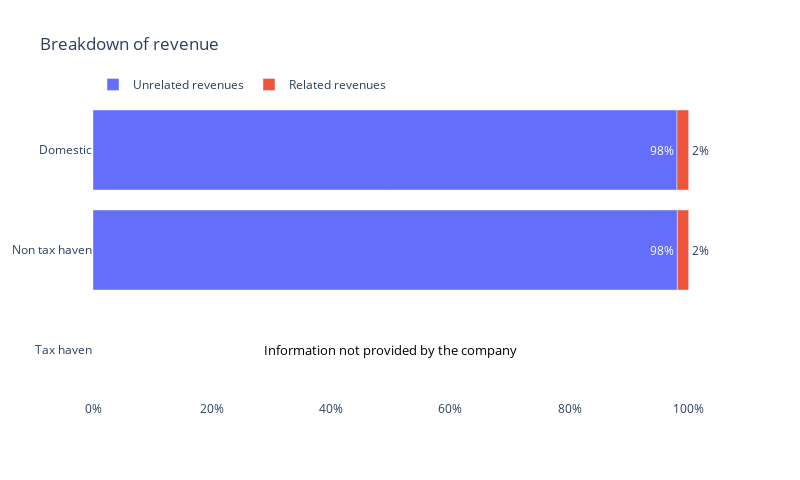

Here is the notebook cell this chart was saved with:
### Code cell
display_related_and_unrelated_revenues_breakdown(df=df, company=company, year=year)

### Figure 1 — Plotly figure (JSON) as saved in the notebook; plotly's stock layout.template omitted (floating-point values rounded to 4 significant figures)
{"data": [{"alignmentgroup": "True", "hovertemplate": "%{y}: %{x}", "legendgroup": "Unrelated revenues", "marker": {"color": "#636efa", "pattern": {"shape": ""}}, "name": "Unrelated revenues", "offsetgroup": "Unrelated revenues", "orientation": "h", "showlegend": true, "textangle": 0, "textposition": ["inside", "inside", "inside"], "texttemplate": "%{x:.0%}", "type": "bar", "x": [null, 0.981, 0.9804], "xaxis": "x", "y": ["Tax haven", "Non tax haven", "Domestic"], "yaxis": "y"}, {"alignmentgroup": "True", "hovertemplate": "%{y}: %{x}", "legendgroup": "Related revenues", "marker": {"color": "#EF553B", "pattern": {"shape": ""}}, "name": "Related revenues", "offsetgroup": "Related revenues", "orientation": "h", "showlegend": true, "textangle": 0, "textposition": ["inside", "outside", "outside"], "texttemplate": "%{x:.0%}", "type": "bar", "x": [null, 0.01899, 0.01961], "xaxis": "x", "y": ["Tax haven", "Non tax haven", "Domestic"], "yaxis": "y"}], "layout": {"annotations": [{"font": {"color": "black", "size": 13}, "showarrow": false, "text": "Information not provided by the company", "x": 0.5, "y": "Tax haven"}], "barmode": "relative", "height": 480, "legend": {"orientation": "h", "title": {"text": ""}, "tracegroupgap": 0, "y": 1.1}, "plot_bgcolor": "white", "title": {"text": "Breakdown of revenue"}, "width": 800, "xaxis": {"anchor": "y", "domain": [0, 1], "tickformat": ".0%", "title": {}}, "yaxis": {"anchor": "x", "domain": [0, 1], "title": {}}}}
